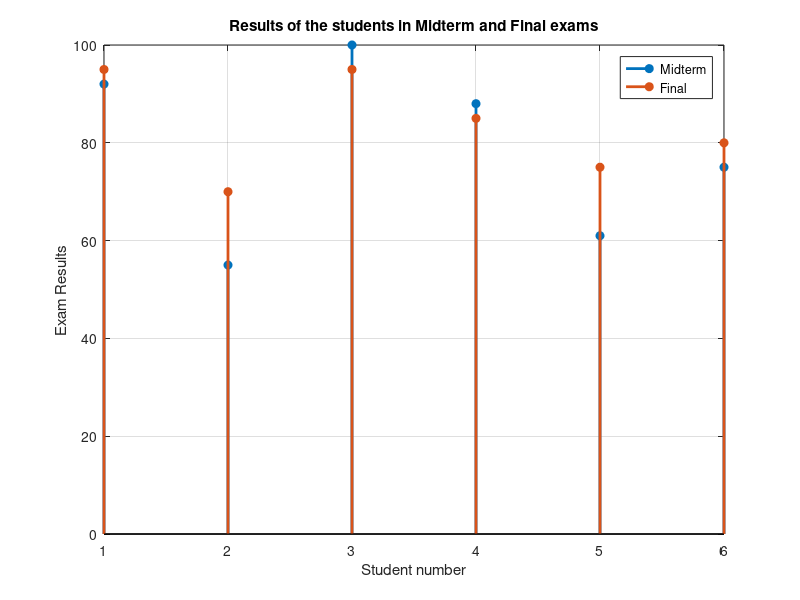

Recreate this plot in MATLAB. (Note: this script raises an error after producing the figure.)
%% Miniproject for JustinRuths
% Written by Umut Soysal 

% initialization of workspace
clc
clear
close all

%% DATASET
Midterm=[92 55 100 88 61 75];
Final=[95 70 95 85 75 80];
%% Part 2 Plotting Raw Data
X=Midterm';
y=Final';
m=length(X);   % number of training data points.
n=size(X,2)+1; % number of variables in the linear regression
X_raw=X;
y_raw=y;
figure
stem(X,'filled','linewidth',2)
grid on
hold on 
stem (y,'filled','linewidth',2)
legend('Midterm','Final')
hold off
title('Results of the students in Midterm and Final exams')
xlabel('Student number')
ylabel('Exam Results')
%% Feature Scaling
[X,mu_x,sigma_x]=featureScaling(X);
[y,mu_y,sigma_y]=featureScaling(y);
X=[ones(m,1) X]; % Add a column of ones to x
X_raw=[ones(m,1) X_raw]; % Add a column of ones to x
theta=zeros(2,1); % initialize fitting parameters
iterations=2000; % Maximum iteration number. 
%
alpha=0.01; % step size for the algorithm, it may be constant or 
% can be calculated through each step. In that case we use a constant
% single step.
tol=0.0001;  % Tolerance for convergence
%% Gradient Descent
[theta,J_history,theta_history,iter]=gradientdescent(X,y,theta,alpha,iterations,tol);

%% Print theta to screen
fprintf('Theta parameters found by gradient descent algorithm: ');
fprintf('%f %f \n', theta(1), theta(2)')

%% Rescaling of the theta_parameters
theta_raw(1)=mu_y-(theta(2)*mu_x*sigma_y)/sigma_x + theta(1);
theta_raw(2)=(theta(2)*sigma_y)/sigma_x;
theta_raw=theta_raw';

%% Plot of the linear fit
figure
plot(X(:,2),y,'+','linewidth',2)
hold on
grid on
plot(X(:,2),X*theta,'-','linewidth',2)
title('Linear Regression for Normalized Data')
legend('Normalized Training Data','Linear regression')
hold off
%% Plot of Cost Function
figure
plot(J_history)
title ('Error function for Normalized Data')

%% Plot of the linear fit with Rescaling
figure
plot(X_raw(:,2),y_raw,'+','linewidth',2)
grid on
hold on
plot(X_raw(:,2),X_raw*theta_raw,'-','linewidth',2)
title ('Raw data vs Linear Fit')
legend('Training Data','Linear regression')
hold off

%% Print theta_raw to screen
fprintf('Theta parameters found by gradient descent algorithm for original Dataset: ');
fprintf('%f %f \n', theta_raw(1), theta_raw(2)')
fprintf('The equation of the line is: %fx + %f \n' , theta_raw(2), theta_raw(1)')